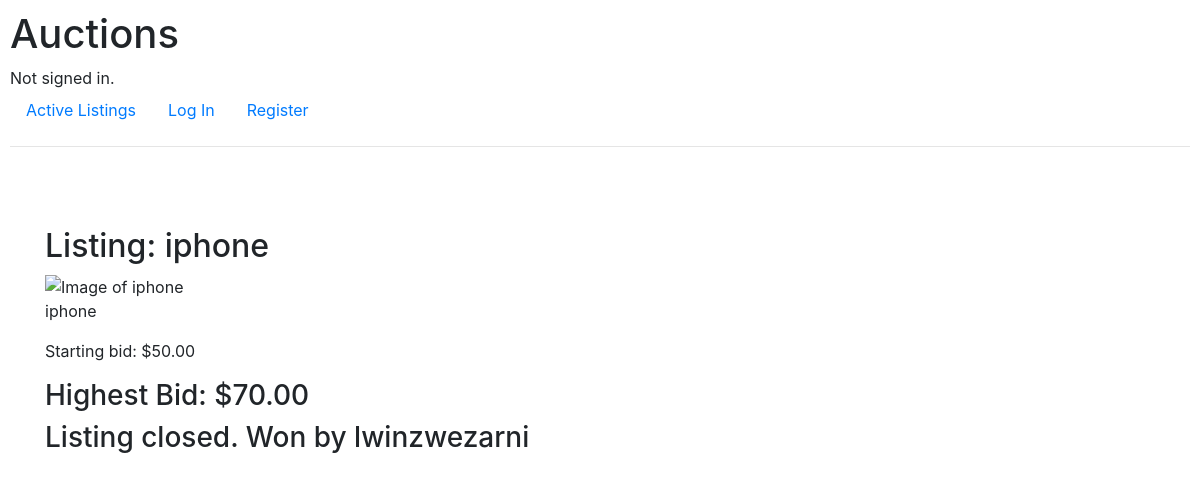
Screenshot of /inactive/3 with the database file from the repository.
### auctions/models.py (models this page shows, shortened)
class Listing(models.Model):
    title = models.CharField(max_length=64)
    description = models.TextField()
    starting_bid = models.DecimalField(max_digits=10, decimal_places=2)
    image_url = models.URLField(blank=True)
    category = models.CharField(max_length=64, blank=True)
    user = models.ForeignKey(User, on_delete=models.CASCADE, related_name="listings")
    created = models.DateTimeField(auto_now_add=True)
    active = models.BooleanField(default=True)

class Bid(models.Model):
    listing = models.ForeignKey(Listing, on_delete=models.CASCADE, related_name="bids")
    user = models.ForeignKey(User, on_delete=models.CASCADE, related_name="bids")
    bid = models.DecimalField(max_digits=10, decimal_places=2)

### auctions/views.py (the view)
# urls.py: path("inactive/<int:listing_id>", views.inactive, name="inactive"),
def inactive(request, listing_id):
    listing = Listing.objects.get(pk=listing_id)
    try:
        highest_bid = Bid.objects.filter(listing=listing).order_by("-bid").first()
        highest_bidder = highest_bid.user
        return render(request, "auctions/inactive_view.html", {
        "listing": listing,
        "highest_bid": highest_bid.bid,
        "message": f"Listing closed. Won by {highest_bidder}"
        })
    except AttributeError:
        return render(request, "auctions/inactive_view.html", {
        "listing": listing,
        "message": "No bids"
        })

### auctions/templates/auctions/inactive_view.html
{% extends "auctions/layout.html"%}
{% block body %}
<div class="container">
    <h2>Listing: {{ listing.title }}</h2>
    <img src="{{ listing.image_url }}" alt="Image of {{ listing.title }}">
    <p>{{ listing.description }}</p>
    <p>Starting bid: ${{ listing.starting_bid }}</p>
    <h3>Highest Bid: ${{ highest_bid }}</h2>
    <h3>{{ message }}</h3>
</div>
{% endblock %}

### auctions/static/auctions/styles.css (style rules this page uses)
body { padding: 10px; }
.container { margin-top: 5em; justify-content: center; }

### rows the page displays
Listing: title "iphone", description "iphone", starting_bid "50.00"
Bid: bid "70.00"

### other values shown
{{ message }} "Listing closed. Won by lwinzwezarni"
